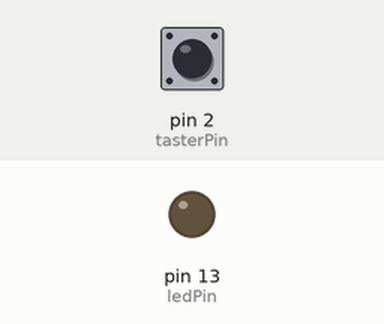
This sketch was run on a simulated Arduino Uno, built with avr-gcc and run on an emulated ATmega328P. Parts: output pins drawn as LEDs (lit = HIGH). Dashed ring = blinking. The test bench sets the inputs (shaded band); at power-on: pin 2 (tasterPin) LOW.

Above: at 1.2 s.
1.3 s: pin 2 (tasterPin) pulsed HIGH 5 times (0.12 s each, 0.3 s apart)
At 1.75 s:
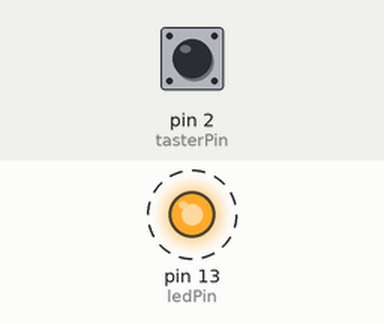
4.3 s: pin 2 (tasterPin) pulled HIGH for 0.15 s
At 5.2 s:
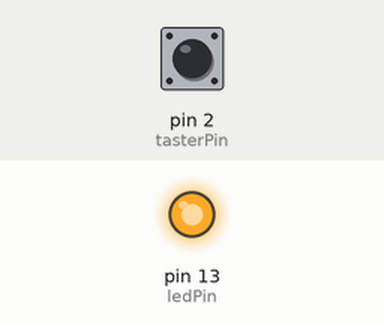
5.9 s: pin 2 (tasterPin) pulled HIGH for 1 s
At 6.5 s:
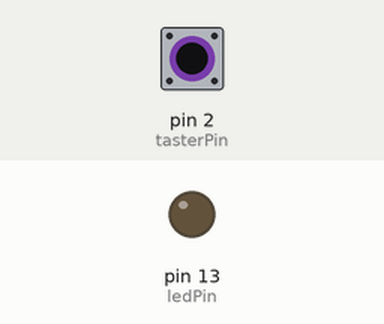
Timing chart, 0 to 8.9 s (numbered marks = the images above; inputs shaded):
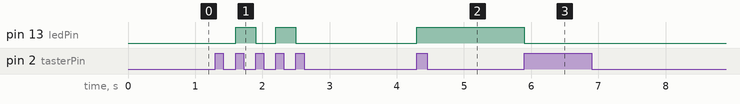

Measured:
- after the input at 1.3 s, pin 13 (ledPin): alternates HIGH for 0.30 s and LOW for 0.30 s, 4 changes in all, then stays LOW, starting after 0.30 s
- after the input at 4.3 s, pin 13 (ledPin): LOW → HIGH at once
- after the input at 5.9 s, pin 13 (ledPin): HIGH → LOW at once

The sketch:

Interrupt0_Taster_steuertLED_Toggle_SWEntpr.ino
```cpp
/*   Taster per Interrupt lesen und LED toggeln lassen  */

#define BOUND 20                    // Entprell Zeit
const int ledPin = 13;              // extra oder eingebaute LED
const int tasterPin = 2;            // Taster am int0
volatile byte ledStatus = 0;        // Led Status wird von ISR getoggelt

void setup()
{
  pinMode(ledPin, OUTPUT);          // LED Pin daher OUTPUT
  attachInterrupt(0, ISRledToggeln, RISING); // Interrupt=0, ISR-Name,
}  // setup                           Interrupt bei steigender Flanke

void loop()
{
                                    //  beliebiger komplexter Code
}  // loop

void ISRledToggeln()                // die Interrupt Fkt ISR
{ // Immer wenn die Taste gedrückt wird, wird diese Fkt aufgerufen
  for (int i=0;i<BOUND; i++)        // Schalter entprellen
  {                                 // indem kurz gewartet wird
    for (int j=0;j<BOUND; j++);     // bis wieder eine Flanke
  }                                 // zugelassen wird
  digitalWrite(ledPin, ledStatus);
  ledStatus = !ledStatus;           // Toggeln
} // fct ISR
```
